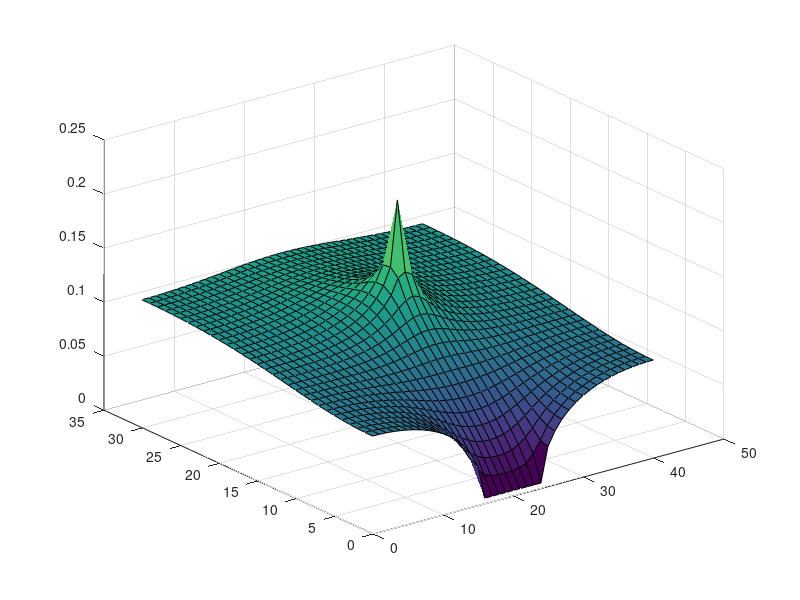

This figure's MATLAB source:
%% STATIONARY HEAT CONDUCTION, SQUARES 2D, VECTORIZED %%
nelx = 40;
nely = 30;
%% PREPARE FINITE ELEMENT ANALYSIS
KE = [4 -1 -2 -1; -1 4 -1 -2; -2 -1 4 -1; -1 -2 -1 4];
nodenrs = reshape(1:(1+nelx)*(1+nely),1+nely,1+nelx);
edofVec = reshape(nodenrs(1:end-1,1:end-1)+1,nelx*nely,1);
edofMat = repmat(edofVec,1,4)+repmat([0 nely+1 nely -1],nelx*nely,1);
iK = reshape(kron(edofMat,ones(4,1))',16*nelx*nely,1);
jK = reshape(kron(edofMat,ones(1,4))',16*nelx*nely,1);
% DEFINE LOADS AND SUPPORTS
%F = 10*ones((nely+1)*(nelx+1),1);
%fixeddofs = (nelx+1)*(nely+1)-nely:1:(nelx+1)*(nely+1);
F = sparse(floor(0.5*(nelx+1)*(nely+1))+1,1,1,(nely+1)*(nelx+1),1);
fixeddofs = (nely+1)*(ceil(2*(nelx+1)/5)-1)+1:nely+1:(nely+1)*(ceil(3*(nelx+1)/5)-1)+1;
alldofs = 1:(nely+1)*(nelx+1);
freedofs = setdiff(alldofs,fixeddofs);
U = zeros((nelx+1)*(nely+1),1);
%% FE-ANALYSIS
sK = repmat(KE(:),nelx*nely,1);
K = sparse(iK,jK,sK);
U(freedofs) = K(freedofs,freedofs)\F(freedofs);
U = reshape(U,nely+1,nelx+1);
%% PLOT
set(gcf,'Position',get(0,'Screensize'));
surf(U);